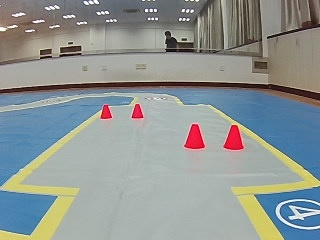
#> input picture 2.jpg, 320 x 240 px, given as the content of the folder ./data/img, which was not available
$ python Img_pre_process.py
#> lines starting #> are read from the running program, lines starting #| are printed output that depends on the picture; after the words box and inside, x2 and y2 are one past the last pixel; in counts of white or black regions, pixels touching at a corner belong together; pictures that were not available may be replaced by others from this repository, and a replacement may not be noted
### utils.py
# -*- coding: UTF-8 -*-
'''=================================================
@Project -> File   ：codes -> utils
@IDE    ：PyCharm
@Author ：Blain Wu
@Date   ：2020/7/13 21:26
@Desc   ：
=================================================='''
import os
import numpy as np

def mkdir(path):
    if not os.path.exists(path):
        os.makedirs(path)
        print("Creat_dir:{}".format(path))
    else:
        print('Dir {} existed.'.format(path))

'''手柄控制'''
# [123 lines left out: function getvalue, not called in this run]

### Img_pre_process.py
# -*- coding: UTF-8 -*-
'''=================================================
@Project -> File   ：codes -> Img_pro_process
@IDE    ：PyCharm
@Author ：Blain Wu
@Date   ：2020/7/15 18:23
@Desc   ：
=================================================='''
import os
import re
import argparse
import cv2
import numpy as np
from utils import mkdir

parser = argparse.ArgumentParser()
parser.add_argument('--img_dir',dest = 'img_dir',default='img',type = str)
parser.add_argument('--save_path',dest = 'save_path',default='hsv_img',type = str)
args = parser.parse_args()

img_dir = args.img_dir
save_path = args.save_path
#path = os.path.split(os.path.realpath(__file__))[0]
path = './data'

def img_extract(img_dir,save_path):
#> called with img_dir = './data/img', save_path = './data/hsv_img'
    img_names = os.listdir(img_dir)
    lower_hsv = np.array([156, 43, 46])
    upper_hsv = np.array([180, 255, 255])
    lower_hsv1 = np.array([0, 43, 46])
    upper_hsv1 = np.array([10, 255, 255])
    for img_name in img_names:
        print("正在处理：{}".format(img_name))
        img_path = os.path.join(img_dir,img_name)
        print(img_path)
        img = cv2.imread(img_path)
#> img is the input picture: shape (240, 320, 3); mean B, G, R 147.5, 149.7, 143.1
        hsv = cv2.cvtColor(img,cv2.COLOR_BGR2HSV)
#> hsv: shape (240, 320, 3); mean H, S, V 64, 51.9, 162
        mask0 = cv2.inRange(hsv,lowerb=lower_hsv, upperb=upper_hsv)
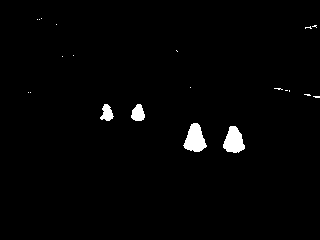
#> mask0: shape (240, 320); 1.6% white; 21 white regions (17 under 20 px), largest, box (x1, y1, x2, y2) and area: (183, 123, 207, 152) 444, (223, 126, 245, 153) 409, (131, 104, 145, 121) 174, (100, 104, 114, 121) 149
        mask1 = cv2.inRange(hsv, lowerb=lower_hsv1, upperb=upper_hsv1)
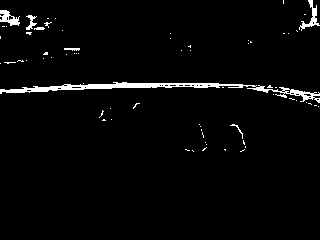
#> mask1: shape (240, 320); 2.8% white; 68 white regions (61 under 20 px), largest, box (x1, y1, x2, y2) and area: (0, 82, 320, 103) 1388, (299, 0, 320, 31) 179, (0, 10, 20, 26) 170
        mask = mask0 + mask1
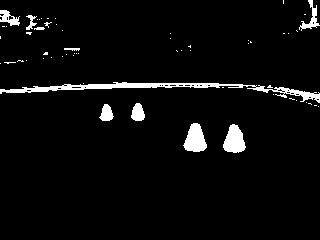
#> mask: shape (240, 320); 4.4% white; 59 white regions (49 under 20 px), largest, box (x1, y1, x2, y2) and area: (0, 82, 320, 103) 1431, (183, 123, 207, 152) 470, (223, 124, 246, 153) 457
        ind = int(re.findall('.+(?=.jpg)', img_name)[0])
        new_name = str(ind) + '.jpg'
        cv2.imwrite(os.path.join(save_path,new_name),mask)

if __name__ == "__main__":
    img_dir = os.path.join(path,img_dir)
    save_path = os.path.join(path,save_path)

    #window下需要执行以下代码
    #img_dir = img_dir.replace('\\','/')
    #save_path = save_path.replace('\\', '/')

    mkdir(save_path)
    img_extract(img_dir,save_path)

$ run again, on 3.jpg
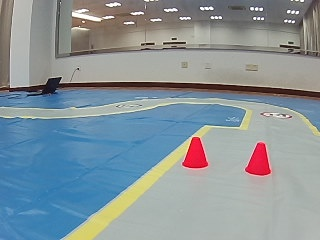
#> input picture 3.jpg, 320 x 240 px, given as the content of the folder ./data/img, which was not available
#> in img_extract, img is the input picture: shape (240, 320, 3); mean B, G, R 154, 148, 135.5
#> hsv: shape (240, 320, 3); mean H, S, V 69, 60.1, 164.8
#> in img_extract, `mask0 = cv2.inRange(hsv,lowerb=lower_hsv, upperb=upper_hsv)`:
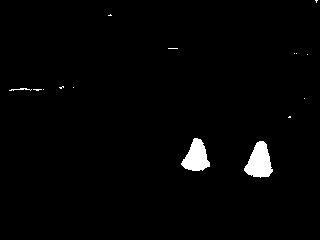
#> mask0: shape (240, 320); 1.8% white; 15 white regions (12 under 20 px), largest, box (x1, y1, x2, y2) and area: (244, 141, 273, 178) 689, (181, 138, 210, 171) 599, (9, 88, 32, 91) 31
#> mask1: shape (240, 320); 2.8% white; 72 white regions (63 under 20 px), largest, box (x1, y1, x2, y2) and area: (62, 82, 320, 100) 1569, (82, 6, 119, 19) 145, (183, 136, 203, 159) 49
#> in img_extract, `mask = mask0 + mask1`:
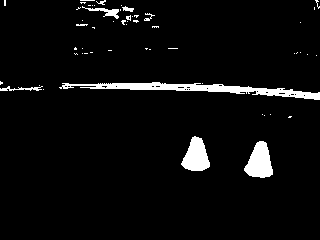
#> mask: shape (240, 320); 4.6% white; 55 white regions (46 under 20 px), largest, box (x1, y1, x2, y2) and area: (59, 82, 320, 100) 1579, (244, 141, 273, 178) 716, (181, 136, 210, 171) 664
